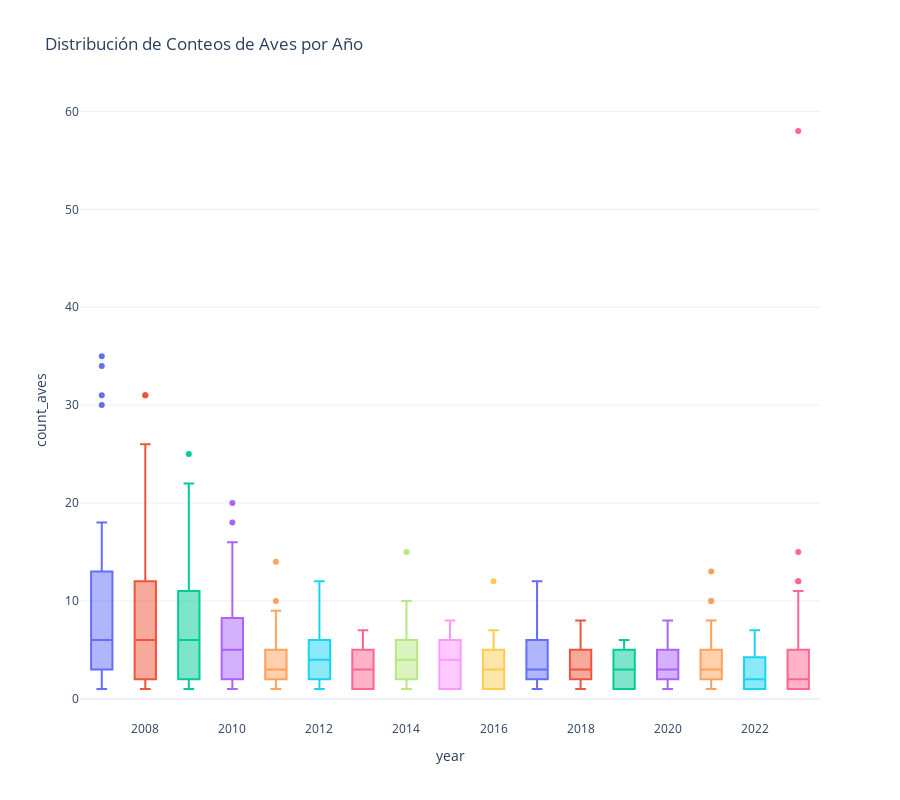

The notebook cell saved with this chart:
### Code cell
censo_year = censo.groupby('year')['count_aves'].sum().reset_index()

# Boxplots en facetas para cada año
fig_boxplot_facets = px.box(
    censo,
    y='count_aves', 
    x='year', 
    title='Distribución de Conteos de Aves por Año',
    labels={'Conteo': 'Conteo de Aves'},
    color='year',
    template='plotly_white',
    height=800
)
fig_boxplot_facets.update_layout(showlegend=False) 
fig_boxplot_facets.show()
